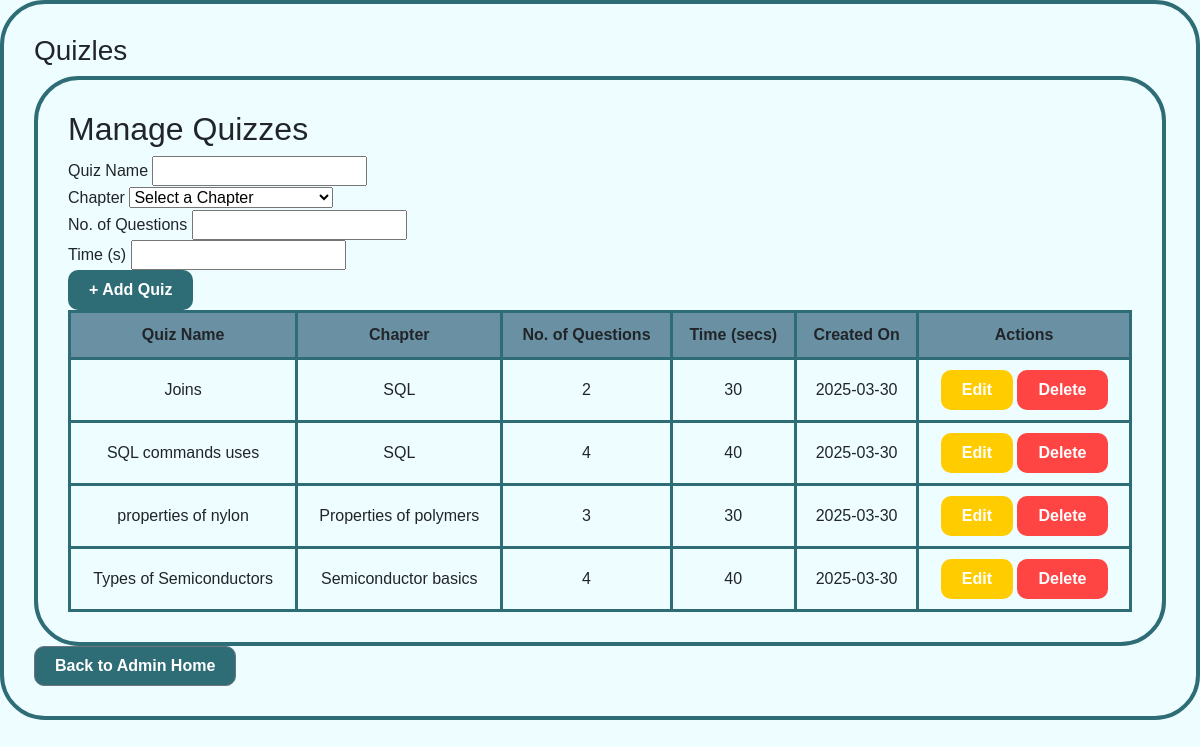
The app's page /admin/manage_quiz (signed in) with its own data.
### models.py (models this page shows)
class Quiz(db.Model):
    __tablename__ = 'quiz'
    id = db.Column(db.Integer, primary_key=True)
    chapter_id = db.Column(db.Integer, db.ForeignKey('chapter.id'), nullable=False)
    subject_id = db.Column(db.Integer, db.ForeignKey('subject.id'), nullable=False)
    name = db.Column(db.String(50), unique=True, nullable=False)
    nos = db.Column(db.Integer, nullable=False)
    time = db.Column(db.Integer, nullable=False)
    created_at = db.Column(db.DateTime, default=lambda: datetime.now(timezone.utc))
    questions = db.relationship('Question', backref='quiz', lazy=True)
    scores = db.relationship('Score', backref='quiz', lazy=True)

class Chapter(db.Model):
    __tablename__ = 'chapter'
    id = db.Column(db.Integer, primary_key=True)
    name = db.Column(db.String(50), unique=True, nullable=False)
    subject_id = db.Column(db.Integer, db.ForeignKey('subject.id'), nullable=False)
    subject = db.relationship('Subject', back_populates='chapters')
    quizzes = db.relationship('Quiz', backref='chapter', lazy=True)

### routes.py (the view, shortened to what this page needs)
@admin_bp.route("/manage_quiz", methods=['GET', 'POST'])
@login_required
@admin_only
def manage_quiz():
    form = QuizForm()
    chapters = Chapter.query.all()
    form.chapter_id.choices = [(c.id, c.name) for c in chapters]
    quizzes = db.session.query(
    Quiz.id, Quiz.name, Quiz.nos, Quiz.time,
    Chapter.name.label("chapter_name"),
    Quiz.created_at  # Add this field
).join(Chapter, Quiz.chapter_id == Chapter.id).all()
    return render_template("admin/manage_quiz.html", form=form, quizzes=quizzes, chapters=chapters)

### forms.py
class QuizForm(FlaskForm):
    name = StringField('Name', validators=[DataRequired()])  # Standardized field name
    chapter_id = SelectField('Chapter', coerce=int, validators=[DataRequired()])
    nos = IntegerField('Number of Questions', validators=[DataRequired()])
    time_duration = IntegerField('Time Duration (In seconds)')
    submit = SubmitField('Submit')

### app.py (called while the page is built)
@login_manager.user_loader
def load_user(user_id):
    return User.query.get(int(user_id))

### routes.py (called while the page is built)
def admin_only(func):
    @wraps(func)
    def wrapper(*args, **kwargs):
        if not current_user.is_authenticated or not current_user.is_admin:
            flash('Access restricted. Admins only!', 'error')
            return redirect(url_for('routes.index'))
        return func(*args, **kwargs)
    return wrapper

### templates/admin/manage_quiz.html (shortened to what this page needs)
{% extends 'layout.html' %}
{% block content %}
<div class="header">
    <h3 onclick="location.href='{{ url_for('admin.admin_home') }}'">Quizles</h3>
</div>
<div class="container">
    <h2>Manage Quizzes</h2>
    <form method="POST">
        <div>
            <label>Quiz Name</label>
            <input type="text" name="new_name" required>
        </div>
        <div>
            <label>Chapter</label>
            <select name="new_chapter_id" required>
                <option value="">Select a Chapter</option>
            </select>
        </div>
        <div>
            <label>No. of Questions</label>
            <input type="number" name="new_nos" required>
        </div>
        <div>
            <label>Time (s)</label>
            <input type="number" name="new_time" required>
        </div>
        <button type="submit" name="add" class="btn add-btn">+ Add Quiz</button>
    </form>
    <table>
        <thead>
            <tr>
                <th>Quiz Name</th>
                <th>Chapter</th>
                <th>No. of Questions</th>
                <th>Time (secs)</th>
                <th>Created On</th>
                <th>Actions</th>
            </tr>
        </thead>
        <tbody>
            {% for quiz in quizzes %}
            <tr id="quiz_row_{{ quiz.id }}">
                <form method="POST">
                    <td>
                        <span id="name_display_{{ quiz.id }}">{{ quiz.name }}</span>
                    </td>
                    <td>{{ quiz.chapter_name }}</td>
                    <td>
                        <span id="nos_display_{{ quiz.id }}">{{ quiz.nos }}</span>
                    </td>
                    <td>
                        <span id="time_display_{{ quiz.id }}">{{ quiz.time }}</span>
                    </td>
                    <td>
                        <span>{{ quiz.created_at.strftime('%Y-%m-%d') }}</span>
                    </td>
                    <td>
                        <button type="button" class="btn edit-btn" onclick="enableEdit({{ quiz.id }})" id="edit_btn_{{ quiz.id }}">Edit</button>
                        <button type="submit" name="delete" value="{{ quiz.id }}" class="btn delete-btn" id="delete_btn_{{ quiz.id }}" onclick="return confirm('Are you sure?')">Delete</button>
                    </td>
                </form>
            </tr>
            {% endfor %}
        </tbody>
    </table>
</div>
<a href="{{ url_for('admin.admin_home') }}" class="btn btn-secondary">Back to Admin Home</a>
{% endblock %}

### templates/admin/manage_quiz.html (style rules this page uses)
body { background-color: #EEFDFF; margin: 0; padding: 0; display: flex; flex-direction: column; align-items: center; font-family: 'Comic Sans MS', cursive, sans-serif; }
.container { width: 100%; max-width: 1200px; background-color: #EEFDFF; padding: 30px; border-radius: 45px; border: 4px solid #2E6D76; }
table { width: 100%; border-collapse: collapse; }
th, td { padding: 10px; border: 3px solid #2E6D76; text-align: center; }
th { background-color: #6a91a3; font-weight: bold; }
.btn { color: white; background-color: #2E6D76; font-weight: bold; padding: 7px 20px; cursor: pointer; border-radius: 10px; }
.edit-btn { background-color: #ffcc00; }
.delete-btn { background-color: #ff4444; color: white; }

### records on screen
Quiz: name "Joins", chapter_name "SQL", nos "2", time "30", created_at "2025-03-30", {{ quiz.id }} 1 (drawn)
Quiz: name "SQL commands uses", chapter_name "SQL", nos "4", time "40", created_at "2025-03-30", {{ quiz.id }} 2 (drawn)
Quiz: name "properties of nylon", chapter_name "Properties of polymers", nos "3", time "30", created_at "2025-03-30"
Quiz: name "Types of Semiconductors", chapter_name "Semiconductor basics", nos "4", time "40", created_at "2025-03-30"
